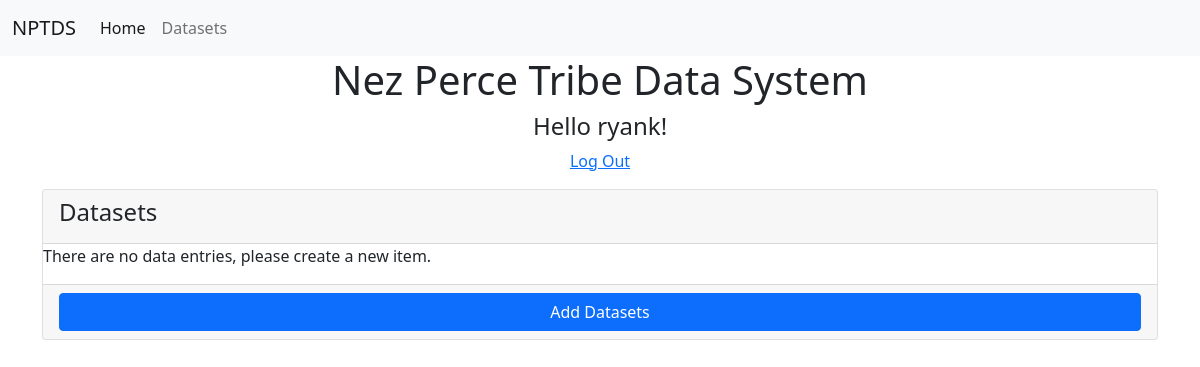
Before: /datasets/ (signed in) with the older database file.
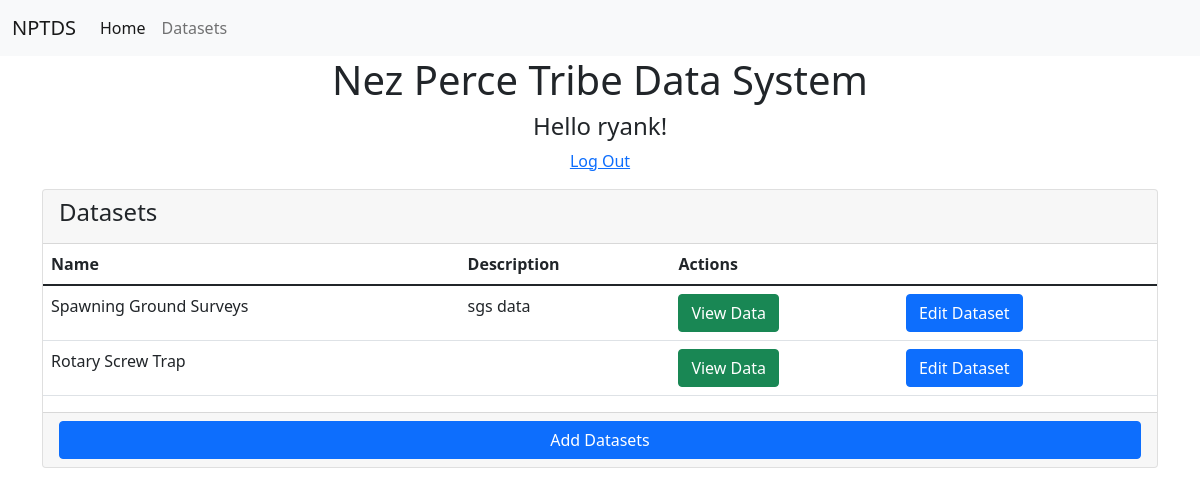
After: the same page with the newer database file.
### datasets/models.py (models this page shows, shortened)
class Dataset(models.Model):
    name = models.CharField(max_length=100)
    description = models.TextField(blank=True, null=True)

### datasets/views.py (the view)
# urls.py: path('datasets/', DatasetList.as_view(), name='list_datasets'),
class DatasetList(ListView):
    model = Dataset
    template_name = "datasets/dataset_list.html"
    context_object_name = "datasets"

### templates/datasets/dataset_list.html (shortened to what this page needs)
{% extends "base.html" %}
{% block content %}
<div class="container">
    {% if user.is_authenticated %}
        <div class="container text-center">
            <h4>Hello {{user.username }}!</h4>
            <p><a href="{% url 'logout' %}">Log Out</a></p>
        </div>
    <div class="card">
        <div class="card-header card-header-secondary">
            <h4 class="card-title">Datasets</h4>
        </div>
        {% if datasets %}
        <table class="table card-body">
            <thead>
                <tr>
                    <th>Name</th>
                    <th>Description</th>
                    <th>Actions</th>
                </tr>
            </thead >
            <tbody>
                {% for dataset in datasets %}
                <tr>
                    <td>{{ dataset.name }}</td>
                    <td>{{ dataset.description }}</td>
                    <td><a class="btn btn-success" href="{% url 'data:view_activities' dataset.id %}">View Data</a></td>
                    <td><a class="btn btn-primary" href="{% url 'datasets:update_dataset' dataset.id %}">Edit Dataset</a></td>
                </tr>
                {% endfor %}
            </tbody>
        </table>
        {% else %}
            <p>There are no data entries, please create a new item.</p>
        {% endif %}
        <div class="card-footer d-grid gap-2">
            <a class="btn btn-primary " href="{% url 'datasets:create_dataset' %}">Add Datasets</a>
        </div>
    </div>
    {% else %}
        <div class="container text-center">
            <p>Please login to view data.</p>
            <a class="btn btn-primary" href="{% url 'login' %}">Log In</a>
        </div>
{% endif %}
</div>
{% endblock content %}

Changed rows visible on the page:
added Dataset: name "Spawning Ground Surveys", description "sgs data"
added Dataset: name "Rotary Screw Trap"
Other visible differences:
text no longer shown: "There are no data entries, please create a new item."
text now shown: "Name Description Actions"
